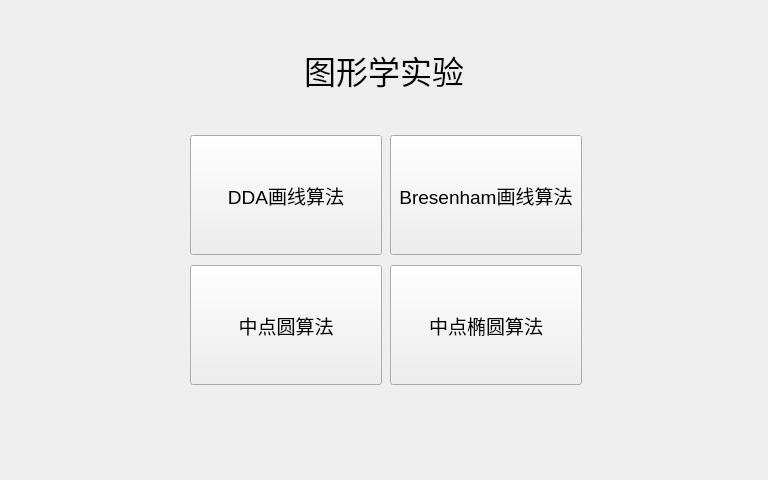
<?xml version="1.0" encoding="UTF-8"?>
<ui version="4.0">
 <class>Mainwidget</class>
 <widget class="QWidget" name="Mainwidget">
  <property name="geometry">
   <rect>
    <x>0</x>
    <y>0</y>
    <width>768</width>
    <height>480</height>
   </rect>
  </property>
  <property name="minimumSize">
   <size>
    <width>768</width>
    <height>480</height>
   </size>
  </property>
  <property name="maximumSize">
   <size>
    <width>768</width>
    <height>480</height>
   </size>
  </property>
  <property name="windowTitle">
   <string>Form</string>
  </property>
  <widget class="QLabel" name="label_title">
   <property name="geometry">
    <rect>
     <x>284</x>
     <y>20</y>
     <width>200</width>
     <height>100</height>
    </rect>
   </property>
   <property name="font">
    <font>
     <pointsize>24</pointsize>
    </font>
   </property>
   <property name="text">
    <string>图形学实验</string>
   </property>
   <property name="alignment">
    <set>Qt::AlignCenter</set>
   </property>
  </widget>
  <widget class="QPushButton" name="button_2">
   <property name="geometry">
    <rect>
     <x>390</x>
     <y>135</y>
     <width>192</width>
     <height>120</height>
    </rect>
   </property>
   <property name="sizePolicy">
    <sizepolicy hsizetype="Fixed" vsizetype="Fixed">
     <horstretch>0</horstretch>
     <verstretch>0</verstretch>
    </sizepolicy>
   </property>
   <property name="font">
    <font>
     <family>Lucida Grande</family>
     <pointsize>14</pointsize>
    </font>
   </property>
   <property name="cursor">
    <cursorShape>PointingHandCursor</cursorShape>
   </property>
   <property name="text">
    <string>Bresenham画线算法</string>
   </property>
  </widget>
  <widget class="QPushButton" name="button_1">
   <property name="geometry">
    <rect>
     <x>190</x>
     <y>135</y>
     <width>192</width>
     <height>120</height>
    </rect>
   </property>
   <property name="sizePolicy">
    <sizepolicy hsizetype="Fixed" vsizetype="Fixed">
     <horstretch>0</horstretch>
     <verstretch>0</verstretch>
    </sizepolicy>
   </property>
   <property name="font">
    <font>
     <pointsize>14</pointsize>
    </font>
   </property>
   <property name="cursor">
    <cursorShape>PointingHandCursor</cursorShape>
   </property>
   <property name="text">
    <string>DDA画线算法</string>
   </property>
  </widget>
  <widget class="QPushButton" name="button_3">
   <property name="geometry">
    <rect>
     <x>190</x>
     <y>265</y>
     <width>192</width>
     <height>120</height>
    </rect>
   </property>
   <property name="sizePolicy">
    <sizepolicy hsizetype="Fixed" vsizetype="Fixed">
     <horstretch>0</horstretch>
     <verstretch>0</verstretch>
    </sizepolicy>
   </property>
   <property name="font">
    <font>
     <pointsize>14</pointsize>
    </font>
   </property>
   <property name="cursor">
    <cursorShape>PointingHandCursor</cursorShape>
   </property>
   <property name="text">
    <string>中点圆算法</string>
   </property>
  </widget>
  <widget class="QPushButton" name="button_4">
   <property name="geometry">
    <rect>
     <x>390</x>
     <y>265</y>
     <width>192</width>
     <height>120</height>
    </rect>
   </property>
   <property name="sizePolicy">
    <sizepolicy hsizetype="Fixed" vsizetype="Fixed">
     <horstretch>0</horstretch>
     <verstretch>0</verstretch>
    </sizepolicy>
   </property>
   <property name="font">
    <font>
     <pointsize>14</pointsize>
    </font>
   </property>
   <property name="cursor">
    <cursorShape>PointingHandCursor</cursorShape>
   </property>
   <property name="text">
    <string>中点椭圆算法</string>
   </property>
  </widget>
 </widget>
 <resources/>
 <connections/>
</ui>
